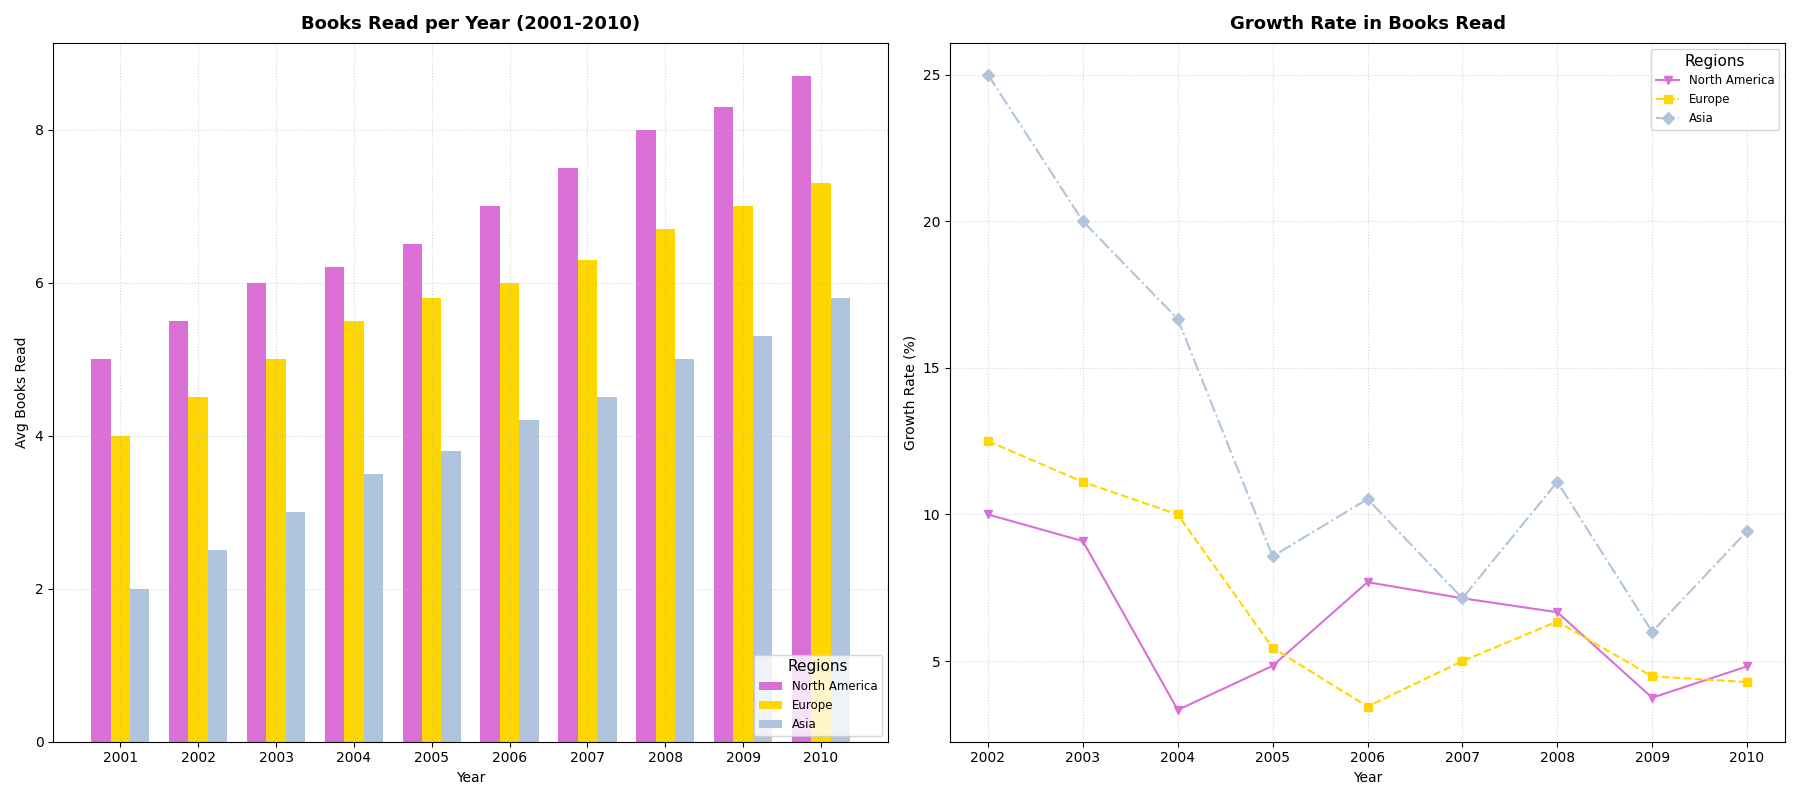

Generate this figure with Python:
import matplotlib.pyplot as plt
import numpy as np

years = np.arange(2001, 2011)
north_america_books = np.array([5, 5.5, 6, 6.2, 6.5, 7, 7.5, 8, 8.3, 8.7])
europe_books = np.array([4, 4.5, 5, 5.5, 5.8, 6, 6.3, 6.7, 7, 7.3])
asia_books = np.array([2, 2.5, 3, 3.5, 3.8, 4.2, 4.5, 5, 5.3, 5.8])

north_america_growth = np.diff(north_america_books) / north_america_books[:-1] * 100 
europe_growth = np.diff(europe_books) / europe_books[:-1] * 100
asia_growth = np.diff(asia_books) / asia_books[:-1] * 100

fig, (ax1, ax2) = plt.subplots(1, 2, figsize=(18, 8))

x = np.arange(len(years))
width = 0.25

ax1.bar(x - width, north_america_books, width, label='North America', color='orchid')
ax1.bar(x, europe_books, width, label='Europe', color='gold')
ax1.bar(x + width, asia_books, width, label='Asia', color='lightsteelblue')

ax1.set_xlabel('Year', fontsize=10)
ax1.set_ylabel('Avg Books Read', fontsize=10)
ax1.set_title('Books Read per Year (2001-2010)', fontsize=13, weight='bold', pad=10)
ax1.set_xticks(x)
ax1.set_xticklabels(years, rotation=0)
ax1.legend(loc='lower right', fontsize=8.5, title='Regions', title_fontsize=11)
ax1.grid(True, linestyle=':', alpha=0.5)

ax2.plot(x[1:], north_america_growth, marker='v', linestyle='-', label='North America', color='orchid')
ax2.plot(x[1:], europe_growth, marker='s', linestyle='--', label='Europe', color='gold')
ax2.plot(x[1:], asia_growth, marker='D', linestyle='-.', label='Asia', color='lightsteelblue')

ax2.set_xlabel('Year', fontsize=10)
ax2.set_ylabel('Growth Rate (%)', fontsize=10)
ax2.set_title('Growth Rate in Books Read', fontsize=13, weight='bold', pad=10)
ax2.set_xticks(x[1:])
ax2.set_xticklabels(years[1:], rotation=0)
ax2.legend(loc='upper right', fontsize=8.5, title='Regions', title_fontsize=11)
ax2.grid(True, linestyle=':', alpha=0.5)

plt.tight_layout()
plt.show()
